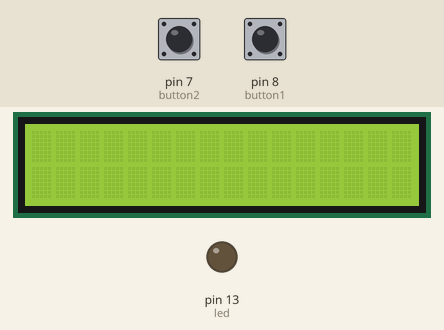
Bench run of a sketch on a simulated Arduino Uno, built with avr-gcc and run on an emulated ATmega328P. On the bench: 16×2 character LCD, output pins drawn as LEDs (lit = HIGH). The test bench sets the inputs (shaded band); at power-on: pin 8 (button1) LOW, pin 7 (button2) LOW.

Above: at 1.2 s.
1.3 s: pin 8 (button1) pulled HIGH for 0.15 s
4.4 s: pin 7 (button2) pulled HIGH for 0.15 s
At 4.45 s:
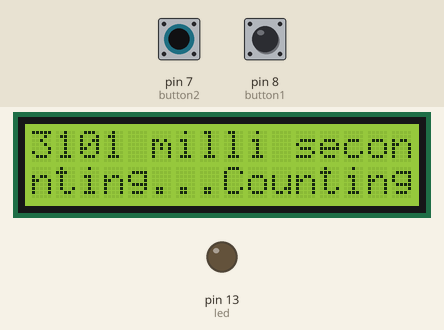
6.0 s: pin 8 (button1) pulled HIGH for 1 s
10.0 s: pin 7 (button2) pulled HIGH for 1 s
At 10.05 s:
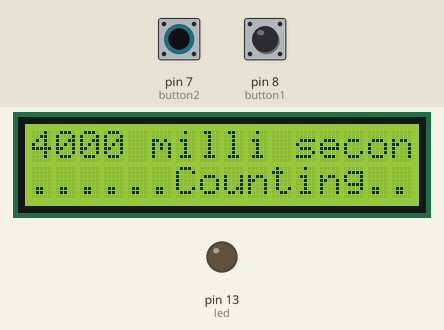
12.5 s: pin 8 (button1) pulled HIGH for 0.15 s
15.6 s: pin 7 (button2) driven HIGH and pin 8 (button1) driven HIGH
At 15.87 s:
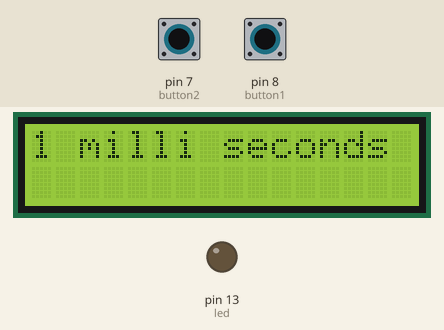
Timing chart, 0 to 18.6 s (numbered marks = the images above; inputs shaded):
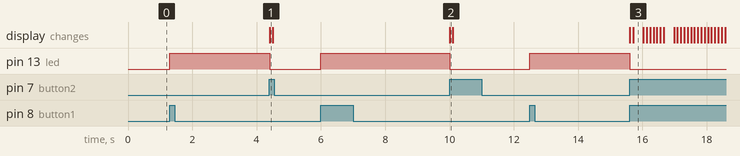

Measured:
- after the input at 1.3 s, pin 13 (led): LOW → HIGH at once
- after the input at 4.4 s, pin 13 (led): HIGH → LOW at once; the display: changes at once (image 1)
- after the input at 6.0 s, pin 13 (led): LOW → HIGH at once
- after the input at 10.0 s, pin 13 (led): HIGH → LOW at once; the display: changes at once (image 2)
- after the input at 12.5 s, pin 13 (led): LOW → HIGH at once
- after the input at 15.6 s, pin 13 (led): HIGH → LOW at once; the display: first changes at once (image 3 shows a later state)

The sketch:

sketch.ino
```cpp
#include<LiquidCrystal.h>

LiquidCrystal lcd(12,11,5,4,3,2);

unsigned long start, finished, elapsed;

const int button1 = 8; //Button 1
const int button2 = 7; //Button 2
const int led = 13;    // Led Pin

int button1state = 0;
int button2state = 0;

void setup() {
  // put your setup code here, to run once:
//Serial.begin(9600);
lcd.begin(16,2);
pinMode(button1, INPUT);
pinMode(button2, INPUT);
pinMode(led, OUTPUT);
digitalWrite(led, LOW);
}

void loop() {
  // put your main code here, to run repeatedly:
  lcd.setCursor(0,0);
button1state = digitalRead(button1);
if(button1state == HIGH){
  start=millis();
  while(1){
    digitalWrite(led, HIGH);
    button2state = digitalRead(button2);
    //Serial.println("Inside Loop");
    lcd.print("Counting...");
    if(button2state == HIGH){
      digitalWrite(led, LOW);
      finished=millis();
      elapsed=finished-start;
      //Serial.println(elapsed);
      lcd.setCursor(0,0);
      lcd.print(elapsed);
      lcd.print(" milli seconds");
      delay(100);
      break;
    }
    }
  }
  lcd.clear();
}
```
